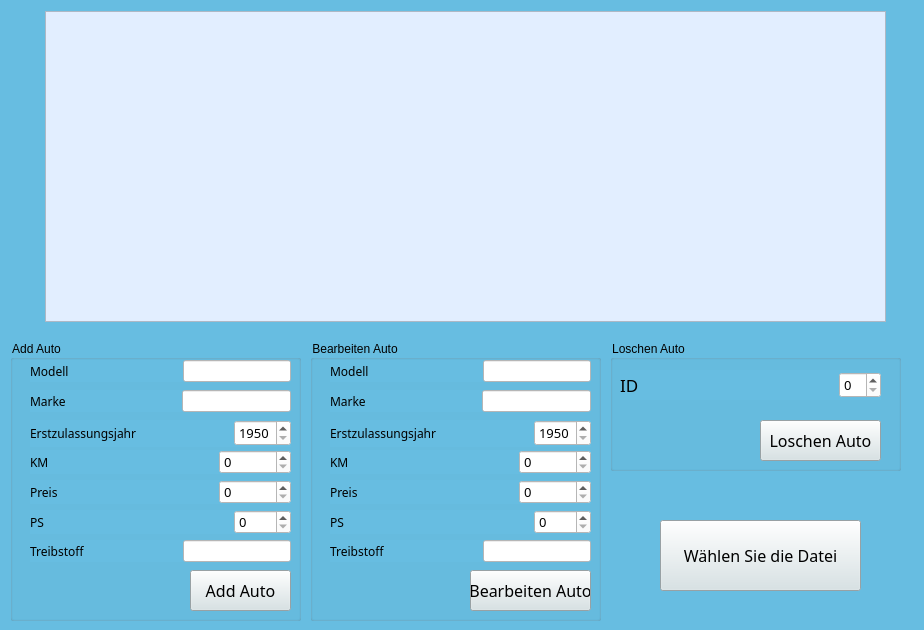
<?xml version="1.0" encoding="UTF-8"?>
<ui version="4.0">
 <class>auto_tabelle_form</class>
 <widget class="QWidget" name="auto_tabelle_form">
  <property name="geometry">
   <rect>
    <x>0</x>
    <y>0</y>
    <width>924</width>
    <height>630</height>
   </rect>
  </property>
  <property name="windowTitle">
   <string>Form</string>
  </property>
  <property name="styleSheet">
   <string notr="true">background-color: rgb(103,189,225);</string>
  </property>
  <widget class="QTableWidget" name="tableWidget">
   <property name="geometry">
    <rect>
     <x>45</x>
     <y>11</y>
     <width>841</width>
     <height>311</height>
    </rect>
   </property>
   <property name="styleSheet">
    <string notr="true">background-color: rgb(226, 238, 255);</string>
   </property>
  </widget>
  <widget class="QPushButton" name="btn">
   <property name="geometry">
    <rect>
     <x>660</x>
     <y>520</y>
     <width>201</width>
     <height>71</height>
    </rect>
   </property>
   <property name="font">
    <font>
     <family>Acier DisplaySolid</family>
     <pointsize>12</pointsize>
    </font>
   </property>
   <property name="styleSheet">
    <string notr="true">background-color: rgb(213,226,229);</string>
   </property>
   <property name="text">
    <string>Wählen Sie die Datei</string>
   </property>
  </widget>
  <widget class="QGroupBox" name="gb_add">
   <property name="geometry">
    <rect>
     <x>10</x>
     <y>340</y>
     <width>291</width>
     <height>281</height>
    </rect>
   </property>
   <property name="title">
    <string>Add Auto</string>
   </property>
   <widget class="QWidget" name="layoutWidget">
    <property name="geometry">
     <rect>
      <x>20</x>
      <y>50</y>
      <width>261</width>
      <height>22</height>
     </rect>
    </property>
    <layout class="QHBoxLayout" name="horizontalLayout_2">
     <item>
      <widget class="QLabel" name="label_2">
       <property name="font">
        <font>
         <family>Acier DisplaySolid</family>
        </font>
       </property>
       <property name="text">
        <string>Marke</string>
       </property>
      </widget>
     </item>
     <item>
      <spacer name="horizontalSpacer_2">
       <property name="orientation">
        <enum>Qt::Horizontal</enum>
       </property>
       <property name="sizeHint" stdset="0">
        <size>
         <width>40</width>
         <height>20</height>
        </size>
       </property>
      </spacer>
     </item>
     <item>
      <widget class="QLineEdit" name="le_marke">
       <property name="styleSheet">
        <string notr="true">background-color: rgb(255, 255, 255);</string>
       </property>
      </widget>
     </item>
    </layout>
   </widget>
   <widget class="QWidget" name="layoutWidget_2">
    <property name="geometry">
     <rect>
      <x>20</x>
      <y>80</y>
      <width>261</width>
      <height>27</height>
     </rect>
    </property>
    <layout class="QHBoxLayout" name="horizontalLayout_3">
     <item>
      <widget class="QLabel" name="label_3">
       <property name="font">
        <font>
         <family>Acier DisplaySolid</family>
        </font>
       </property>
       <property name="text">
        <string>Erstzulassungsjahr</string>
       </property>
      </widget>
     </item>
     <item>
      <spacer name="horizontalSpacer_3">
       <property name="orientation">
        <enum>Qt::Horizontal</enum>
       </property>
       <property name="sizeHint" stdset="0">
        <size>
         <width>40</width>
         <height>20</height>
        </size>
       </property>
      </spacer>
     </item>
     <item>
      <widget class="QSpinBox" name="sb_jahr">
       <property name="font">
        <font>
         <family>Acier DisplaySolid</family>
         <pointsize>10</pointsize>
        </font>
       </property>
       <property name="styleSheet">
        <string notr="true">background-color: rgb(255, 255, 255);</string>
       </property>
       <property name="minimum">
        <number>1950</number>
       </property>
       <property name="maximum">
        <number>2021</number>
       </property>
      </widget>
     </item>
    </layout>
   </widget>
   <widget class="QWidget" name="layoutWidget_3">
    <property name="geometry">
     <rect>
      <x>20</x>
      <y>110</y>
      <width>261</width>
      <height>24</height>
     </rect>
    </property>
    <layout class="QHBoxLayout" name="horizontalLayout_4">
     <item>
      <widget class="QLabel" name="label_4">
       <property name="font">
        <font>
         <family>Acier DisplaySolid</family>
        </font>
       </property>
       <property name="text">
        <string>KM</string>
       </property>
      </widget>
     </item>
     <item>
      <spacer name="horizontalSpacer_4">
       <property name="orientation">
        <enum>Qt::Horizontal</enum>
       </property>
       <property name="sizeHint" stdset="0">
        <size>
         <width>40</width>
         <height>20</height>
        </size>
       </property>
      </spacer>
     </item>
     <item>
      <widget class="QSpinBox" name="sb_km">
       <property name="font">
        <font>
         <family>Acier DisplaySolid</family>
         <pointsize>10</pointsize>
        </font>
       </property>
       <property name="styleSheet">
        <string notr="true">background-color: rgb(255, 255, 255);</string>
       </property>
       <property name="maximum">
        <number>1000000</number>
       </property>
      </widget>
     </item>
    </layout>
   </widget>
   <widget class="QWidget" name="layoutWidget_4">
    <property name="geometry">
     <rect>
      <x>20</x>
      <y>140</y>
      <width>261</width>
      <height>24</height>
     </rect>
    </property>
    <layout class="QHBoxLayout" name="horizontalLayout_5">
     <item>
      <widget class="QLabel" name="label_5">
       <property name="font">
        <font>
         <family>Acier DisplaySolid</family>
        </font>
       </property>
       <property name="text">
        <string>Preis</string>
       </property>
      </widget>
     </item>
     <item>
      <spacer name="horizontalSpacer_5">
       <property name="orientation">
        <enum>Qt::Horizontal</enum>
       </property>
       <property name="sizeHint" stdset="0">
        <size>
         <width>40</width>
         <height>20</height>
        </size>
       </property>
      </spacer>
     </item>
     <item>
      <widget class="QSpinBox" name="sb_preis">
       <property name="font">
        <font>
         <family>Acier DisplaySolid</family>
         <pointsize>10</pointsize>
        </font>
       </property>
       <property name="styleSheet">
        <string notr="true">background-color: rgb(255, 255, 255);</string>
       </property>
       <property name="maximum">
        <number>1000000</number>
       </property>
      </widget>
     </item>
    </layout>
   </widget>
   <widget class="QWidget" name="layoutWidget_5">
    <property name="geometry">
     <rect>
      <x>20</x>
      <y>170</y>
      <width>261</width>
      <height>24</height>
     </rect>
    </property>
    <layout class="QHBoxLayout" name="horizontalLayout_6">
     <item>
      <widget class="QLabel" name="label_6">
       <property name="font">
        <font>
         <family>Acier DisplaySolid</family>
        </font>
       </property>
       <property name="text">
        <string>PS</string>
       </property>
      </widget>
     </item>
     <item>
      <spacer name="horizontalSpacer_6">
       <property name="orientation">
        <enum>Qt::Horizontal</enum>
       </property>
       <property name="sizeHint" stdset="0">
        <size>
         <width>40</width>
         <height>20</height>
        </size>
       </property>
      </spacer>
     </item>
     <item>
      <widget class="QSpinBox" name="sb_ps">
       <property name="font">
        <font>
         <family>Acier DisplaySolid</family>
         <pointsize>10</pointsize>
        </font>
       </property>
       <property name="styleSheet">
        <string notr="true">background-color: rgb(255, 255, 255);</string>
       </property>
       <property name="maximum">
        <number>1500</number>
       </property>
      </widget>
     </item>
    </layout>
   </widget>
   <widget class="QWidget" name="layoutWidget_6">
    <property name="geometry">
     <rect>
      <x>20</x>
      <y>200</y>
      <width>261</width>
      <height>22</height>
     </rect>
    </property>
    <layout class="QHBoxLayout" name="horizontalLayout_7">
     <item>
      <widget class="QLabel" name="label_7">
       <property name="font">
        <font>
         <family>Acier DisplaySolid</family>
        </font>
       </property>
       <property name="text">
        <string>Treibstoff</string>
       </property>
      </widget>
     </item>
     <item>
      <spacer name="horizontalSpacer_7">
       <property name="orientation">
        <enum>Qt::Horizontal</enum>
       </property>
       <property name="sizeHint" stdset="0">
        <size>
         <width>40</width>
         <height>20</height>
        </size>
       </property>
      </spacer>
     </item>
     <item>
      <widget class="QLineEdit" name="le_treibstoff">
       <property name="styleSheet">
        <string notr="true">background-color: rgb(255, 255, 255);</string>
       </property>
      </widget>
     </item>
    </layout>
   </widget>
   <widget class="QPushButton" name="btn_add">
    <property name="geometry">
     <rect>
      <x>180</x>
      <y>230</y>
      <width>101</width>
      <height>41</height>
     </rect>
    </property>
    <property name="font">
     <font>
      <family>Acier DisplaySolid</family>
      <pointsize>12</pointsize>
     </font>
    </property>
    <property name="styleSheet">
     <string notr="true">background-color: rgb(213,226,229);</string>
    </property>
    <property name="text">
     <string>Add Auto</string>
    </property>
   </widget>
   <widget class="QWidget" name="layoutWidget">
    <property name="geometry">
     <rect>
      <x>20</x>
      <y>20</y>
      <width>261</width>
      <height>22</height>
     </rect>
    </property>
    <layout class="QHBoxLayout" name="horizontalLayout">
     <item>
      <widget class="QLabel" name="label">
       <property name="font">
        <font>
         <family>Acier DisplaySolid</family>
        </font>
       </property>
       <property name="text">
        <string>Modell</string>
       </property>
      </widget>
     </item>
     <item>
      <spacer name="horizontalSpacer">
       <property name="orientation">
        <enum>Qt::Horizontal</enum>
       </property>
       <property name="sizeHint" stdset="0">
        <size>
         <width>40</width>
         <height>20</height>
        </size>
       </property>
      </spacer>
     </item>
     <item>
      <widget class="QLineEdit" name="le_modell">
       <property name="styleSheet">
        <string notr="true">background-color: rgb(255, 255, 255);</string>
       </property>
      </widget>
     </item>
    </layout>
   </widget>
  </widget>
  <widget class="QGroupBox" name="gb_bearbeiten">
   <property name="geometry">
    <rect>
     <x>310</x>
     <y>340</y>
     <width>291</width>
     <height>281</height>
    </rect>
   </property>
   <property name="title">
    <string>Bearbeiten Auto</string>
   </property>
   <widget class="QWidget" name="layoutWidget_7">
    <property name="geometry">
     <rect>
      <x>20</x>
      <y>50</y>
      <width>261</width>
      <height>22</height>
     </rect>
    </property>
    <layout class="QHBoxLayout" name="horizontalLayout_8">
     <item>
      <widget class="QLabel" name="label_8">
       <property name="font">
        <font>
         <family>Acier DisplaySolid</family>
        </font>
       </property>
       <property name="text">
        <string>Marke</string>
       </property>
      </widget>
     </item>
     <item>
      <spacer name="horizontalSpacer_8">
       <property name="orientation">
        <enum>Qt::Horizontal</enum>
       </property>
       <property name="sizeHint" stdset="0">
        <size>
         <width>40</width>
         <height>20</height>
        </size>
       </property>
      </spacer>
     </item>
     <item>
      <widget class="QLineEdit" name="le_marke_2">
       <property name="styleSheet">
        <string notr="true">background-color: rgb(255, 255, 255);</string>
       </property>
      </widget>
     </item>
    </layout>
   </widget>
   <widget class="QWidget" name="layoutWidget_8">
    <property name="geometry">
     <rect>
      <x>20</x>
      <y>80</y>
      <width>261</width>
      <height>27</height>
     </rect>
    </property>
    <layout class="QHBoxLayout" name="horizontalLayout_9">
     <item>
      <widget class="QLabel" name="label_9">
       <property name="font">
        <font>
         <family>Acier DisplaySolid</family>
        </font>
       </property>
       <property name="text">
        <string>Erstzulassungsjahr</string>
       </property>
      </widget>
     </item>
     <item>
      <spacer name="horizontalSpacer_9">
       <property name="orientation">
        <enum>Qt::Horizontal</enum>
       </property>
       <property name="sizeHint" stdset="0">
        <size>
         <width>40</width>
         <height>20</height>
        </size>
       </property>
      </spacer>
     </item>
     <item>
      <widget class="QSpinBox" name="sb_jahr_2">
       <property name="font">
        <font>
         <family>Acier DisplaySolid</family>
         <pointsize>10</pointsize>
        </font>
       </property>
       <property name="styleSheet">
        <string notr="true">background-color: rgb(255, 255, 255);</string>
       </property>
       <property name="minimum">
        <number>1950</number>
       </property>
       <property name="maximum">
        <number>2021</number>
       </property>
      </widget>
     </item>
    </layout>
   </widget>
   <widget class="QWidget" name="layoutWidget_9">
    <property name="geometry">
     <rect>
      <x>20</x>
      <y>110</y>
      <width>261</width>
      <height>24</height>
     </rect>
    </property>
    <layout class="QHBoxLayout" name="horizontalLayout_10">
     <item>
      <widget class="QLabel" name="label_10">
       <property name="font">
        <font>
         <family>Acier DisplaySolid</family>
        </font>
       </property>
       <property name="text">
        <string>KM</string>
       </property>
      </widget>
     </item>
     <item>
      <spacer name="horizontalSpacer_10">
       <property name="orientation">
        <enum>Qt::Horizontal</enum>
       </property>
       <property name="sizeHint" stdset="0">
        <size>
         <width>40</width>
         <height>20</height>
        </size>
       </property>
      </spacer>
     </item>
     <item>
      <widget class="QSpinBox" name="sb_km_2">
       <property name="font">
        <font>
         <family>Acier DisplaySolid</family>
         <pointsize>10</pointsize>
        </font>
       </property>
       <property name="styleSheet">
        <string notr="true">background-color: rgb(255, 255, 255);</string>
       </property>
       <property name="maximum">
        <number>1000000</number>
       </property>
      </widget>
     </item>
    </layout>
   </widget>
   <widget class="QWidget" name="layoutWidget_10">
    <property name="geometry">
     <rect>
      <x>20</x>
      <y>140</y>
      <width>261</width>
      <height>24</height>
     </rect>
    </property>
    <layout class="QHBoxLayout" name="horizontalLayout_11">
     <item>
      <widget class="QLabel" name="label_11">
       <property name="font">
        <font>
         <family>Acier DisplaySolid</family>
        </font>
       </property>
       <property name="text">
        <string>Preis</string>
       </property>
      </widget>
     </item>
     <item>
      <spacer name="horizontalSpacer_11">
       <property name="orientation">
        <enum>Qt::Horizontal</enum>
       </property>
       <property name="sizeHint" stdset="0">
        <size>
         <width>40</width>
         <height>20</height>
        </size>
       </property>
      </spacer>
     </item>
     <item>
      <widget class="QSpinBox" name="sb_preis_2">
       <property name="font">
        <font>
         <family>Acier DisplaySolid</family>
         <pointsize>10</pointsize>
        </font>
       </property>
       <property name="styleSheet">
        <string notr="true">background-color: rgb(255, 255, 255);</string>
       </property>
       <property name="maximum">
        <number>1000000</number>
       </property>
      </widget>
     </item>
    </layout>
   </widget>
   <widget class="QWidget" name="layoutWidget_11">
    <property name="geometry">
     <rect>
      <x>20</x>
      <y>170</y>
      <width>261</width>
      <height>24</height>
     </rect>
    </property>
    <layout class="QHBoxLayout" name="horizontalLayout_12">
     <item>
      <widget class="QLabel" name="label_12">
       <property name="font">
        <font>
         <family>Acier DisplaySolid</family>
        </font>
       </property>
       <property name="text">
        <string>PS</string>
       </property>
      </widget>
     </item>
     <item>
      <spacer name="horizontalSpacer_12">
       <property name="orientation">
        <enum>Qt::Horizontal</enum>
       </property>
       <property name="sizeHint" stdset="0">
        <size>
         <width>40</width>
         <height>20</height>
        </size>
       </property>
      </spacer>
     </item>
     <item>
      <widget class="QSpinBox" name="sb_ps_2">
       <property name="font">
        <font>
         <family>Acier DisplaySolid</family>
         <pointsize>10</pointsize>
        </font>
       </property>
       <property name="styleSheet">
        <string notr="true">background-color: rgb(255, 255, 255);</string>
       </property>
       <property name="maximum">
        <number>1500</number>
       </property>
      </widget>
     </item>
    </layout>
   </widget>
   <widget class="QWidget" name="layoutWidget_12">
    <property name="geometry">
     <rect>
      <x>20</x>
      <y>200</y>
      <width>261</width>
      <height>22</height>
     </rect>
    </property>
    <layout class="QHBoxLayout" name="horizontalLayout_13">
     <item>
      <widget class="QLabel" name="label_13">
       <property name="font">
        <font>
         <family>Acier DisplaySolid</family>
        </font>
       </property>
       <property name="text">
        <string>Treibstoff</string>
       </property>
      </widget>
     </item>
     <item>
      <spacer name="horizontalSpacer_13">
       <property name="orientation">
        <enum>Qt::Horizontal</enum>
       </property>
       <property name="sizeHint" stdset="0">
        <size>
         <width>40</width>
         <height>20</height>
        </size>
       </property>
      </spacer>
     </item>
     <item>
      <widget class="QLineEdit" name="le_treibstoff_2">
       <property name="styleSheet">
        <string notr="true">background-color: rgb(255, 255, 255);</string>
       </property>
      </widget>
     </item>
    </layout>
   </widget>
   <widget class="QPushButton" name="btn_bearbeiten">
    <property name="geometry">
     <rect>
      <x>160</x>
      <y>230</y>
      <width>121</width>
      <height>41</height>
     </rect>
    </property>
    <property name="font">
     <font>
      <family>Acier DisplaySolid</family>
      <pointsize>12</pointsize>
     </font>
    </property>
    <property name="styleSheet">
     <string notr="true">background-color: rgb(213,226,229);</string>
    </property>
    <property name="text">
     <string>Bearbeiten Auto</string>
    </property>
   </widget>
   <widget class="QWidget" name="layoutWidget_13">
    <property name="geometry">
     <rect>
      <x>20</x>
      <y>20</y>
      <width>261</width>
      <height>22</height>
     </rect>
    </property>
    <layout class="QHBoxLayout" name="horizontalLayout_14">
     <item>
      <widget class="QLabel" name="label_14">
       <property name="font">
        <font>
         <family>Acier DisplaySolid</family>
        </font>
       </property>
       <property name="text">
        <string>Modell</string>
       </property>
      </widget>
     </item>
     <item>
      <spacer name="horizontalSpacer_14">
       <property name="orientation">
        <enum>Qt::Horizontal</enum>
       </property>
       <property name="sizeHint" stdset="0">
        <size>
         <width>40</width>
         <height>20</height>
        </size>
       </property>
      </spacer>
     </item>
     <item>
      <widget class="QLineEdit" name="le_modell_2">
       <property name="styleSheet">
        <string notr="true">background-color: rgb(255, 255, 255);</string>
       </property>
      </widget>
     </item>
    </layout>
   </widget>
  </widget>
  <widget class="QGroupBox" name="gb_loschen">
   <property name="geometry">
    <rect>
     <x>610</x>
     <y>340</y>
     <width>291</width>
     <height>131</height>
    </rect>
   </property>
   <property name="title">
    <string>Loschen Auto</string>
   </property>
   <widget class="QWidget" name="layoutWidget_14">
    <property name="geometry">
     <rect>
      <x>10</x>
      <y>30</y>
      <width>261</width>
      <height>30</height>
     </rect>
    </property>
    <layout class="QHBoxLayout" name="horizontalLayout_15">
     <item>
      <widget class="QLabel" name="label_15">
       <property name="font">
        <font>
         <family>Acier DisplaySolid</family>
         <pointsize>13</pointsize>
        </font>
       </property>
       <property name="text">
        <string>ID</string>
       </property>
      </widget>
     </item>
     <item>
      <spacer name="horizontalSpacer_15">
       <property name="orientation">
        <enum>Qt::Horizontal</enum>
       </property>
       <property name="sizeHint" stdset="0">
        <size>
         <width>40</width>
         <height>20</height>
        </size>
       </property>
      </spacer>
     </item>
     <item>
      <widget class="QSpinBox" name="sb_id">
       <property name="font">
        <font>
         <family>Acier DisplaySolid</family>
         <pointsize>10</pointsize>
        </font>
       </property>
       <property name="styleSheet">
        <string notr="true">background-color: rgb(255, 255, 255);</string>
       </property>
      </widget>
     </item>
    </layout>
   </widget>
   <widget class="QPushButton" name="btn_loschen">
    <property name="geometry">
     <rect>
      <x>150</x>
      <y>80</y>
      <width>121</width>
      <height>41</height>
     </rect>
    </property>
    <property name="font">
     <font>
      <family>Acier DisplaySolid</family>
      <pointsize>12</pointsize>
     </font>
    </property>
    <property name="styleSheet">
     <string notr="true">background-color: rgb(213,226,229);</string>
    </property>
    <property name="text">
     <string>Loschen Auto</string>
    </property>
   </widget>
  </widget>
 </widget>
 <resources/>
 <connections/>
</ui>
